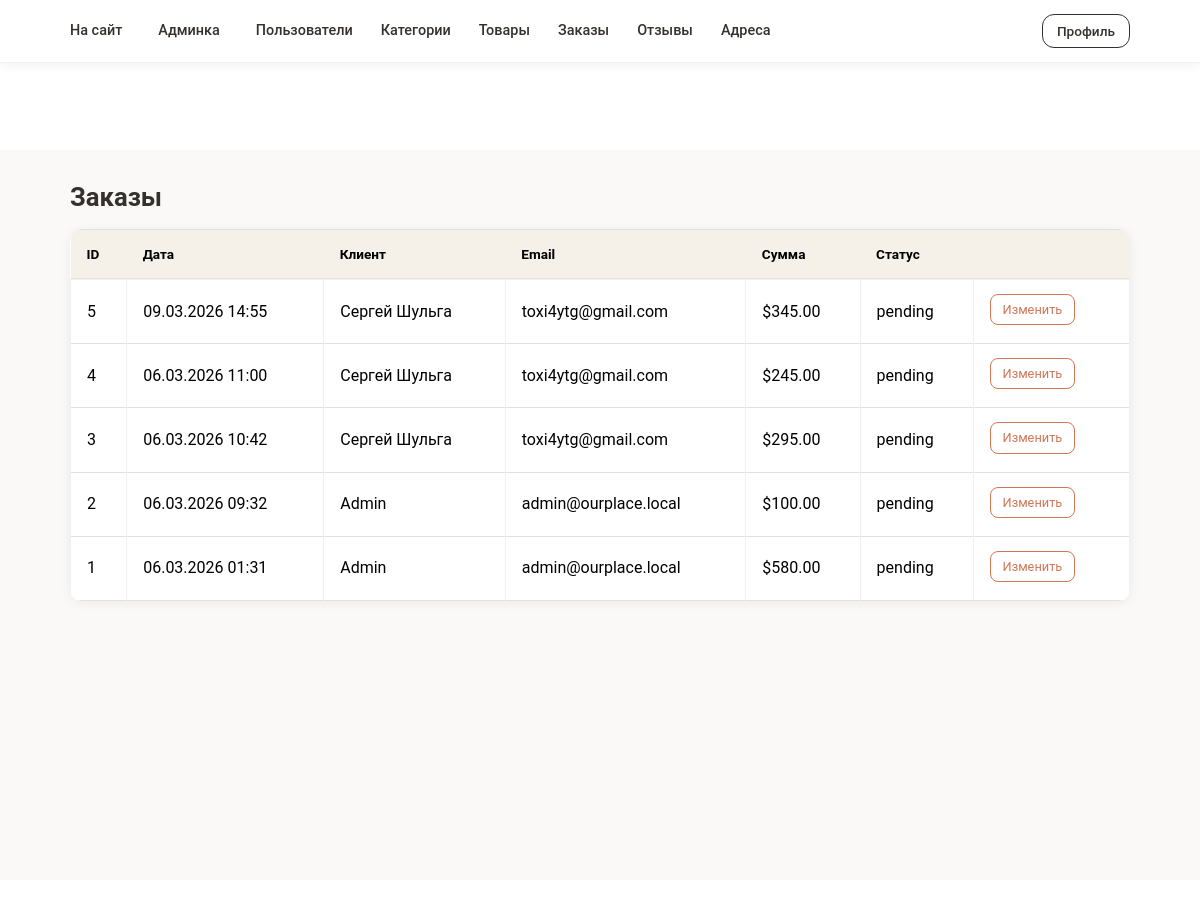
The app's page /admin/orders.php (signed in) with its own data.
### tables this page shows
CREATE TABLE `orders` (
  `id` int UNSIGNED NOT NULL,
  `user_id` int UNSIGNED DEFAULT NULL,
  `status` enum('pending','paid','processing','shipped','delivered','cancelled') NOT NULL DEFAULT 'pending',
  `total_amount` decimal(10,2) NOT NULL DEFAULT '0.00',
  `shipping_address_id` int UNSIGNED DEFAULT NULL,
  `customer_email` varchar(255) NOT NULL,
  `customer_name` varchar(255) NOT NULL,
  `customer_phone` varchar(50) DEFAULT NULL,
  `notes` text,
  `created_at` datetime NOT NULL DEFAULT (now()),
  `updated_at` datetime NOT NULL DEFAULT (now()) ON UPDATE CURRENT_TIMESTAMP
);

### admin/orders.php (the view, shortened to what this page needs)
<?php
require_once __DIR__ . '/common.php';
$orders = $pdo->query('SELECT o.*, u.email AS user_email FROM orders o LEFT JOIN users u ON u.id = o.user_id ORDER BY o.created_at DESC')->fetchAll();
require_once __DIR__ . '/header.php';
?>
<div class="container">
    <h1 class="mb-3">Заказы</h1>
    <div class="table-responsive">
        <table class="table table-bordered">
            <thead><tr><th>ID</th><th>Дата</th><th>Клиент</th><th>Email</th><th>Сумма</th><th>Статус</th><th></th></tr></thead>
            <tbody>
            <?php foreach ($orders as $o): ?>
            <tr>
                <td><?= (int)$o['id'] ?></td>
                <td><?= date('d.m.Y H:i', strtotime($o['created_at'])) ?></td>
                <td><?= htmlspecialchars($o['customer_name']) ?></td>
                <td><?= htmlspecialchars($o['customer_email']) ?></td>
                <td>$<?= number_format($o['total_amount'], 2) ?></td>
                <td><?= htmlspecialchars($o['status']) ?></td>
                <td><a href="order_edit.php?id=<?= (int)$o['id'] ?>" class="btn btn-sm btn-outline-primary">Изменить</a></td>
            </tr>
            <?php endforeach; ?>
            </tbody>
        </table>
    </div>
</div>
<?php require_once __DIR__ . '/footer.php';

### css/index.css (style rules this page uses)
* { padding: 0; margin: 0; border: 0; box-sizing: border-box; }
body { min-width: 320px; font-family: 'Roboto', sans-serif; color: #35312e; line-height: 1.5; }
html, body { height: 100%; width: 100%; scroll-behavior: smooth; --c-red: #670A18; --c-primary: #d37657; --c-dark: #35312e; --c-light: #f5f1e9; }
a { color: inherit; text-decoration: none; transition: color 0.3s ease, transform 0.3s ease; }
h1, h2, h3, h4, h5, h6 { font-weight: 400; text-wrap: balance; margin-bottom: 1rem; }
.container { max-width: 1344px; padding: 20px 15px; margin: 0 auto; }

### admin/css/admin.css (style rules this page uses)
:root { --c-primary: #d37657; --c-dark: #35312e; --c-light: #f5f1e9; --c-red: #670A18; }
.admin-page .container, .admin-container { max-width: 1100px; margin: 0 auto; padding: 0 20px; }
.admin-page .container > h1, .admin-page .mb-3:first-of-type { font-size: 1.6rem; font-weight: 600; color: var(--c-dark); margin-bottom: 1.25rem; }
.admin-page .table-responsive { border-radius: 12px; overflow: hidden; box-shadow: 0 2px 12px rgba(0,0,0,0.06); background: #fff; }
.admin-page .table { margin-bottom: 0; color: var(--c-dark); }
.admin-page .table thead th { background: var(--c-light); font-weight: 600; font-size: 0.85rem; padding: 14px 16px; border: none; border-bottom: 2px solid rgba(0,0,0,0.06); }
.admin-page .table tbody td { padding: 14px 16px; vertical-align: middle; border-color: rgba(0,0,0,0.06); }
.admin-page .table .btn-sm { border-radius: 8px; font-size: 0.8rem; padding: 5px 12px; margin-right: 6px; margin-bottom: 4px; }
.admin-page .table .btn-outline-primary { border-color: var(--c-primary); color: var(--c-primary); }

### records on screen
orders: id "5", created_at "09.03.2026 14:55", customer_name "Сергей Шульга", customer_email "toxi4ytg@gmail.com", total_amount "345.00", status "pending"
orders: id "4", created_at "06.03.2026 11:00", customer_name "Сергей Шульга", customer_email "toxi4ytg@gmail.com", total_amount "245.00", status "pending"
orders: id "3", created_at "06.03.2026 10:42", customer_name "Сергей Шульга", customer_email "toxi4ytg@gmail.com", total_amount "295.00", status "pending"
orders: id "2", created_at "06.03.2026 09:32", customer_name "Admin", customer_email "admin@ourplace.local", total_amount "100.00", status "pending"
orders: id "1", created_at "06.03.2026 01:31", customer_name "Admin", customer_email "admin@ourplace.local", total_amount "580.00", status "pending"
